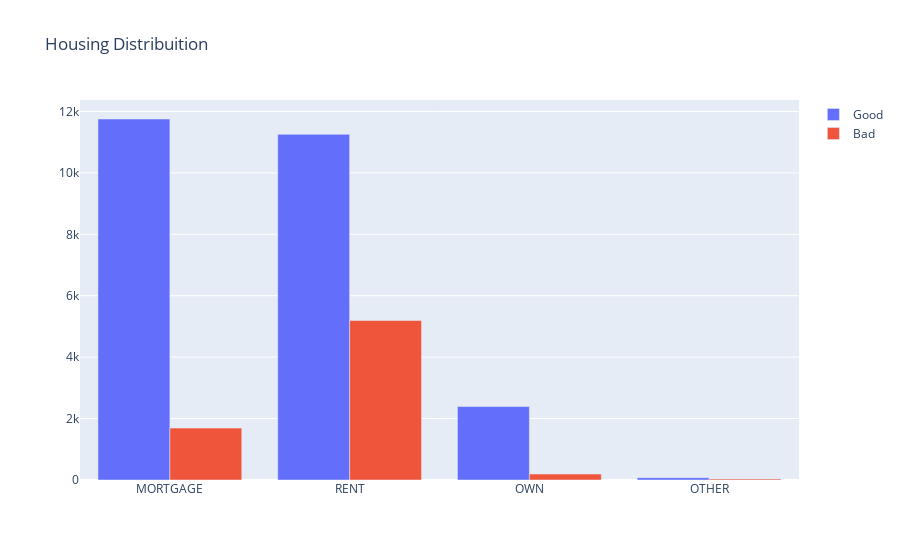

This figure's notebook cell:
### Markdown cell above
From the chart above, it seems that Loan intention has no direct relationship with our target class.

### Code cell
#First plot
trace0 = go.Bar(
    x = df[df["loan_status"]== 0]["person_home_ownership"].value_counts().index.values,
    y = df[df["loan_status"]== 0]["person_home_ownership"].value_counts().values,
    name='Good'
)

#Second plot
trace1 = go.Bar(
    x = df[df["loan_status"]== 1]["person_home_ownership"].value_counts().index.values,
    y = df[df["loan_status"]== 1]["person_home_ownership"].value_counts().values,
    name="Bad"
)

data = [trace0, trace1]

layout = go.Layout(
    title='Housing Distribuition'
)


fig = go.Figure(data=data, layout=layout)

py.iplot(fig, filename='Housing-Grouped')

### Figure 1 — Plotly figure (JSON) as saved in the notebook; plotly's stock layout.template omitted (floating-point values rounded to 4 significant figures)
{"data": [{"name": "Good", "type": "bar", "x": ["MORTGAGE", "RENT", "OWN", "OTHER"], "y": [11754, 11254, 2391, 74]}, {"name": "Bad", "type": "bar", "x": ["RENT", "MORTGAGE", "OWN", "OTHER"], "y": [5192, 1690, 193, 33]}], "layout": {"title": {"text": "Housing Distribuition"}}}
